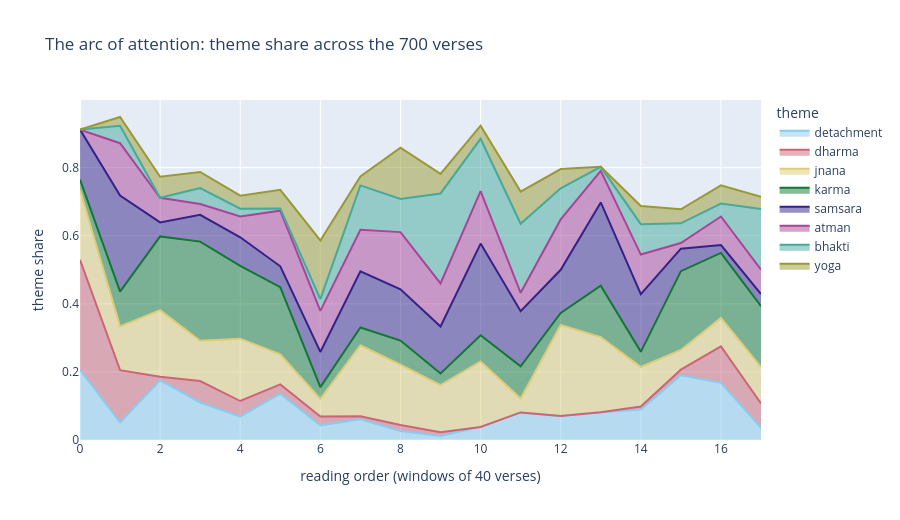

The code cell stored with this chart in its notebook:
### Markdown cell above
## 6. Narrative arc: theme share across the reading order

Not a graph algorithm: this walks the 700 verses in reading order and tracks
the share of each theme in a rolling window. It shows how the text's centre of
attention shifts, from the opening despair to the turn to knowledge and action,
then the late swell of devotion.

### Code cell
vt = cypher(
    "MATCH (v:Verse)-[m:MENTIONS_THEME]->(t:Theme) "
    "RETURN v.chapter AS chapter, v.verse AS verse, t.name AS theme, m.weight AS weight"
)
order = verse_lookup.reset_index()[["chapter", "verse", "reading_order"]]
vt = vt.merge(order, on=["chapter", "verse"], how="left")
assert vt["reading_order"].notna().all()

WINDOW = 40
max_order = int(order["reading_order"].max())
vt["bin"] = (vt["reading_order"] // WINDOW).astype(int)
grp = vt.groupby(["bin", "theme"], as_index=False)["weight"].sum()
grp["share"] = grp["weight"] / grp.groupby("bin")["weight"].transform("sum")
share = grp
# Each window's shares must sum to 1.
sums = share.groupby("bin")["share"].sum()
assert np.allclose(sums.values, 1.0), sums.to_dict()

focus = ["karma", "jnana", "bhakti", "dharma", "atman", "yoga",
         "detachment", "samsara"]
plot_df = share[share["theme"].isin(focus)].copy()
fig5 = px.area(
    plot_df, x="bin", y="share", color="theme",
    color_discrete_sequence=PALETTE,
    labels=dict(bin=f"reading order (windows of {WINDOW} verses)", share="theme share"),
    title="The arc of attention: theme share across the 700 verses",
)
fig5.update_layout(height=520)
export(fig5, "analysis_narrative_arc.html")
fig5

### Figure 1 — Plotly figure (JSON) as saved in the notebook; plotly's stock layout.template omitted (floating-point values rounded to 4 significant figures)
{"data": [{"fillpattern": {"shape": ""}, "hovertemplate": "theme=detachment<br>reading order (windows of 40 verses)=%{x}<br>theme share=%{y}<extra></extra>", "legendgroup": "detachment", "line": {"color": "rgb(136, 204, 238)"}, "marker": {"symbol": "circle"}, "mode": "lines", "name": "detachment", "orientation": "v", "showlegend": true, "stackgroup": "1", "type": "scatter", "x": [0, 1, 2, 3, 4, 5, 6, 7, 8, 9, 10, 11, 12, 13, 14, 15, 16, 17], "xaxis": "x", "y": [0.2059, 0.05128, 0.1753, 0.1102, 0.0687, 0.1361, 0.0431, 0.06087, 0.02655, 0.01149, 0.03846, 0.08108, 0.07042, 0.0814, 0.08929, 0.1901, 0.1679, 0.03571], "yaxis": "y"}, {"fillpattern": {"shape": ""}, "hovertemplate": "theme=dharma<br>reading order (windows of 40 verses)=%{x}<br>theme share=%{y}<extra></extra>", "legendgroup": "dharma", "line": {"color": "rgb(204, 102, 119)"}, "marker": {"symbol": "circle"}, "mode": "lines", "name": "dharma", "orientation": "v", "showlegend": true, "stackgroup": "1", "type": "scatter", "x": [0, 1, 2, 3, 4, 5, 6, 7, 8, 9, 14, 15, 16, 17], "xaxis": "x", "y": [0.3235, 0.1538, 0.01031, 0.06299, 0.0458, 0.02721, 0.02586, 0.008696, 0.0177, 0.01149, 0.008929, 0.01653, 0.1069, 0.07143], "yaxis": "y"}, {"fillpattern": {"shape": ""}, "hovertemplate": "theme=jnana<br>reading order (windows of 40 verses)=%{x}<br>theme share=%{y}<extra></extra>", "legendgroup": "jnana", "line": {"color": "rgb(221, 204, 119)"}, "marker": {"symbol": "circle"}, "mode": "lines", "name": "jnana", "orientation": "v", "showlegend": true, "stackgroup": "1", "type": "scatter", "x": [0, 1, 2, 3, 4, 5, 6, 7, 8, 9, 10, 11, 12, 13, 14, 15, 16, 17], "xaxis": "x", "y": [0.2059, 0.1282, 0.1959, 0.1181, 0.1832, 0.08844, 0.05172, 0.2087, 0.177, 0.1379, 0.1923, 0.04054, 0.2676, 0.2209, 0.1161, 0.05785, 0.08397, 0.1071], "yaxis": "y"}, {"fillpattern": {"shape": ""}, "hovertemplate": "theme=karma<br>reading order (windows of 40 verses)=%{x}<br>theme share=%{y}<extra></extra>", "legendgroup": "karma", "line": {"color": "rgb(17, 119, 51)"}, "marker": {"symbol": "circle"}, "mode": "lines", "name": "karma", "orientation": "v", "showlegend": true, "stackgroup": "1", "type": "scatter", "x": [0, 1, 2, 3, 4, 5, 6, 7, 8, 9, 10, 11, 12, 13, 14, 15, 16, 17], "xaxis": "x", "y": [0.02941, 0.1026, 0.2165, 0.2913, 0.2137, 0.1973, 0.03448, 0.05217, 0.0708, 0.03448, 0.07692, 0.09459, 0.03521, 0.1512, 0.04464, 0.2314, 0.1908, 0.1786], "yaxis": "y"}, {"fillpattern": {"shape": ""}, "hovertemplate": "theme=samsara<br>reading order (windows of 40 verses)=%{x}<br>theme share=%{y}<extra></extra>", "legendgroup": "samsara", "line": {"color": "rgb(51, 34, 136)"}, "marker": {"symbol": "circle"}, "mode": "lines", "name": "samsara", "orientation": "v", "showlegend": true, "stackgroup": "1", "type": "scatter", "x": [0, 1, 2, 3, 4, 5, 6, 7, 8, 9, 10, 11, 12, 13, 14, 15, 16, 17], "xaxis": "x", "y": [0.1471, 0.2821, 0.04124, 0.07874, 0.08397, 0.06122, 0.1034, 0.1652, 0.1504, 0.1379, 0.2692, 0.1622, 0.1268, 0.2442, 0.1696, 0.06612, 0.0229, 0.03571], "yaxis": "y"}, {"fillpattern": {"shape": ""}, "hovertemplate": "theme=atman<br>reading order (windows of 40 verses)=%{x}<br>theme share=%{y}<extra></extra>", "legendgroup": "atman", "line": {"color": "rgb(170, 68, 153)"}, "marker": {"symbol": "circle"}, "mode": "lines", "name": "atman", "orientation": "v", "showlegend": true, "stackgroup": "1", "type": "scatter", "x": [1, 2, 3, 4, 5, 6, 7, 8, 9, 10, 11, 12, 13, 14, 15, 16, 17], "xaxis": "x", "y": [0.1538, 0.07216, 0.0315, 0.06107, 0.1633, 0.1207, 0.1217, 0.1681, 0.1264, 0.1538, 0.05405, 0.1479, 0.09302, 0.1161, 0.01653, 0.08397, 0.07143], "yaxis": "y"}, {"fillpattern": {"shape": ""}, "hovertemplate": "theme=bhakti<br>reading order (windows of 40 verses)=%{x}<br>theme share=%{y}<extra></extra>", "legendgroup": "bhakti", "line": {"color": "rgb(68, 170, 153)"}, "marker": {"symbol": "circle"}, "mode": "lines", "name": "bhakti", "orientation": "v", "showlegend": true, "stackgroup": "1", "type": "scatter", "x": [1, 3, 4, 5, 6, 7, 8, 9, 10, 11, 12, 13, 14, 15, 16, 17], "xaxis": "x", "y": [0.05128, 0.04724, 0.0229, 0.006803, 0.03448, 0.1304, 0.09735, 0.2644, 0.1538, 0.2027, 0.09155, 0.01163, 0.08929, 0.05785, 0.03817, 0.1786], "yaxis": "y"}, {"fillpattern": {"shape": ""}, "hovertemplate": "theme=yoga<br>reading order (windows of 40 verses)=%{x}<br>theme share=%{y}<extra></extra>", "legendgroup": "yoga", "line": {"color": "rgb(153, 153, 51)"}, "marker": {"symbol": "circle"}, "mode": "lines", "name": "yoga", "orientation": "v", "showlegend": true, "stackgroup": "1", "type": "scatter", "x": [1, 2, 3, 4, 5, 6, 7, 8, 9, 10, 11, 12, 14, 15, 16, 17], "xaxis": "x", "y": [0.02564, 0.06186, 0.04724, 0.03817, 0.05442, 0.1724, 0.02609, 0.1504, 0.05747, 0.03846, 0.09459, 0.05634, 0.05357, 0.04132, 0.05344, 0.03571], "yaxis": "y"}], "layout": {"height": 520, "legend": {"title": {"text": "theme"}, "tracegroupgap": 0}, "title": {"text": "The arc of attention: theme share across the 700 verses"}, "xaxis": {"anchor": "y", "domain": [0.0, 1.0], "title": {"text": "reading order (windows of 40 verses)"}}, "yaxis": {"anchor": "x", "domain": [0.0, 1.0], "title": {"text": "theme share"}}}}
